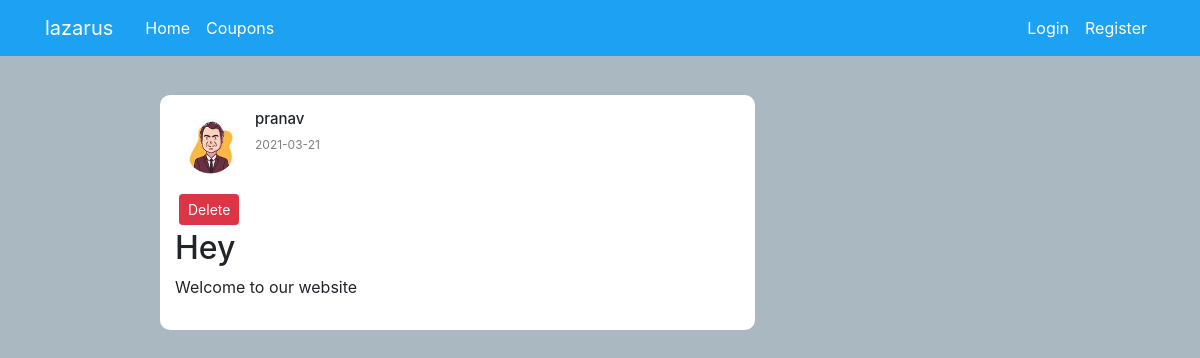
/post/1, run on the app's committed database.
### appmain/models.py (models this page shows, shortened)
class User(db.Model, UserMixin):
    id = db.Column(db.Integer, primary_key=True)
    username = db.Column(db.String(20), unique=True, nullable=False)
    email = db.Column(db.String(120), unique=True, nullable=False)
    image_file = db.Column(db.String(20), nullable=False, default='default.jpg')
    password = db.Column(db.String(60), nullable=False)
    posts = db.relationship('Post', backref='author', lazy=True)
    token_count=db.Column(db.Integer,nullable=False,default=0)
    flag_count=db.Column(db.Integer,nullable=False,default=0)

class Post(db.Model):
    id = db.Column(db.Integer, primary_key=True)
    title = db.Column(db.String(100), nullable=False)
    content = db.Column(db.Text, nullable=False)
    date_posted = db.Column(db.DateTime, nullable=False, default=datetime.utcnow)
    user_id = db.Column(db.Integer, db.ForeignKey('user.id'), nullable=False)

### appmain/routes.py (the view)
@app.route("/post/<int:post_id>")
def post(post_id):
    post = Post.query.get_or_404(post_id)
    return render_template('post.html', title=post.title, post=post)

### appmain/templates/post.html (shortened to what this page needs)
{% extends "layout.html" %}
{% block content %}
<div class="row">
  <div class="col-md-1"></div>
  <div class="col-md-7 mt-5">
<div class="feed">
<div class="post">
    <div class="post_header">
      <img class="rounded-circle article-img" src="{{ url_for('static',filename='profile/' + post.author.image_file)}}"
  <img class="fas fa-user "></img>
  <div class="post_info">
    <h2>{{post.author.username}}</h2>
    <p>{{post.date_posted.strftime('%Y-%m-%d')}}</p>
  </div>
  </div>
  <button type="button" class="btn btn-danger btn-sm m-1" data-toggle="modal" data-target="#deleteModal">Delete</button>
    <div class="post_body">
        <h2>{{ post.title }}</h2>
  <p>{{post.content}}</p>
  </div>
  </div>
</div>
</div>
</div>
  {% endblock content %}

### appmain/static/style.css (style rules this page uses)
* { margin: 0; padding: 0; }
body { background-color: #aab8c2; }
.feed { flex: 0.6; margin: 0 20px; margin-top: 47px; }
.post { background-color: white; padding: 15px; margin-bottom: 10px; border-radius: 10px; }
.post_header { display: flex; margin-bottom: 10px; }
.post_info { margin-left: 10px; }
.post_info p { font-size: 12px; color: gray; }
.post_info h2 { font-size: 15px; }
.article-img { height: 70px; width: 70px; }

### data on the page
User: image_file (picture), author.username "pranav"
Post: date_posted "2021-03-21", title "Hey", content "Welcome to our website"
